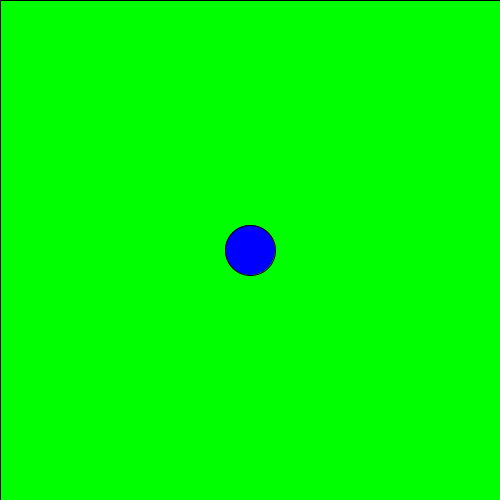
Frame 1 (no input)
Frame 60 (the mouse pressed at the canvas centre just before this capture): identical to frame 1, image omitted
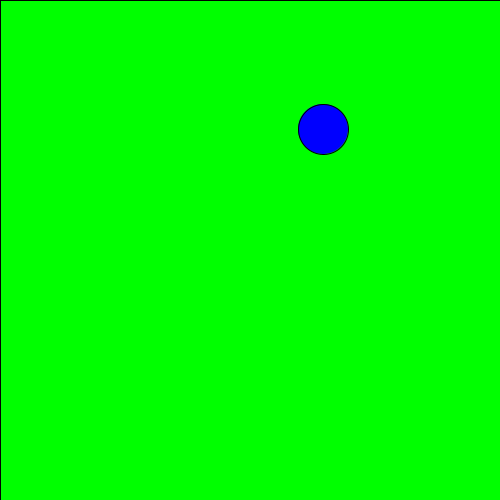
Frame 120 (the mouse held since frame 60 and released just before this capture)

The Processing sketch that drew these frames (run headless with seeded random() and noise(); from frame 60 on, the mouse is pressed at the canvas centre):

// Processing sketch: slippery_dot
// ── slippery_dot.pde
/*** When you are done, this program will draw an ellipse 
     that jumps to new location each time you click on it.
***/
 
 // 1. Create three integer variables to represent the x, y, and the size of the ellipse
int x = 250;
int y = 250;
int ellipse = 50;
    void setup() {
      // 2. Set the size of your sketch
size(500, 500);  
    }
    
    void draw() {
fill(0, 355, 0);
      square(0, 0, 500);  
      // 3. Set the background color of your sketch
      
      // 4. Draw an ellipse using the variables created at the top of the sketch for the location and size of your ellipse. 
      //    Make sure it fits in the window. Change the variables if it does not.
fill(0, 0, 355);
ellipse(x, y, ellipse, ellipse);    
    
    }
    
    /******** This method gets called automatically when you press the mouse ************/
    void mousePressed() {
      //5. Create an integer variable called distance
      int distance = getDistanceFromMouse(x, y);
      //6. The getDistanceFromMouse() method below returns a number.
      //   Set the value of your distance variable to the value returned by the getDistance method
      //   You will need to pass the x and y location of your ellipse to this method.
          
      //7.  Use an if statement to check if your distance variable is < the radius of the ellipse
      //    If it is, make a new x AND y for the ellipse, for a new random location on the window
      //    Hint: Use code like this      x = (int) random(width);
       if(distance < ellipse) {
         x = (int) random(width);
         y = (int) random(width);
    }
    }
    
    /********  This method gives you the number of pixels between the mouse and the x,y point ***********/
    int getDistanceFromMouse(int x, int y) {
      return (int)Math.sqrt(Math.pow((mouseX-x),2) + Math.pow((mouseY-y),2));
    }
